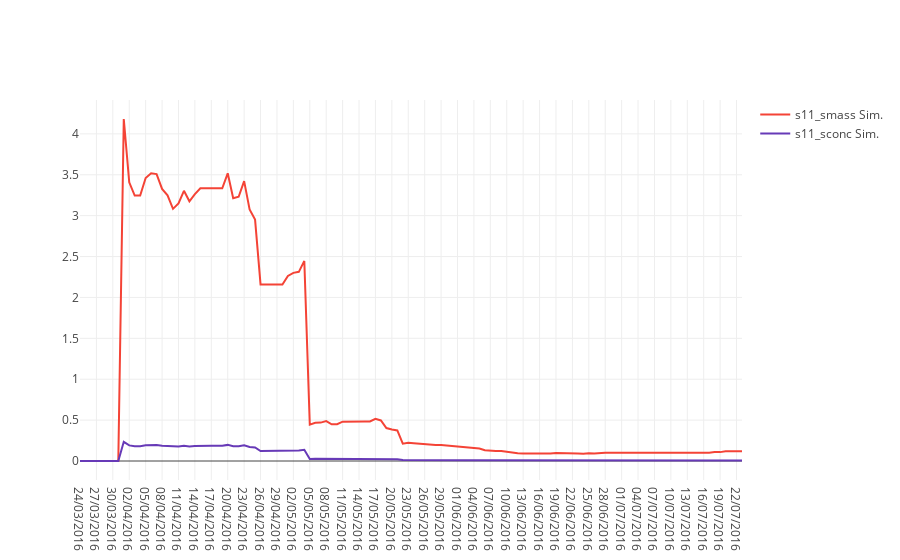

Here is the notebook cell this chart was saved with:
### Code cell
%matplotlib inline
import plotlycred
figname = name + '.png'

online = False
if online:
    # fig = py.iplot(data) 
    fig = go.Figure(data=data, layout=layout)
    py.image.save_as(fig, filename=figname)
else:
    iplot(data)
